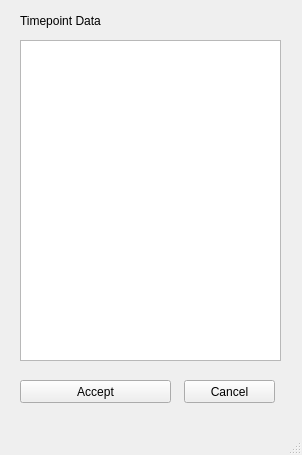
<?xml version="1.0" encoding="UTF-8"?>
<ui version="4.0">
 <class>MainWindow</class>
 <widget class="QMainWindow" name="MainWindow">
  <property name="geometry">
   <rect>
    <x>0</x>
    <y>0</y>
    <width>302</width>
    <height>455</height>
   </rect>
  </property>
  <property name="windowTitle">
   <string>MainWindow</string>
  </property>
  <widget class="QWidget" name="centralwidget">
   <widget class="QTableView" name="tableView">
    <property name="geometry">
     <rect>
      <x>20</x>
      <y>40</y>
      <width>261</width>
      <height>321</height>
     </rect>
    </property>
   </widget>
   <widget class="QPushButton" name="pushButton">
    <property name="geometry">
     <rect>
      <x>20</x>
      <y>380</y>
      <width>151</width>
      <height>23</height>
     </rect>
    </property>
    <property name="text">
     <string>Accept</string>
    </property>
   </widget>
   <widget class="QPushButton" name="pushButton_2">
    <property name="geometry">
     <rect>
      <x>184</x>
      <y>380</y>
      <width>91</width>
      <height>23</height>
     </rect>
    </property>
    <property name="text">
     <string>Cancel</string>
    </property>
   </widget>
   <widget class="QLabel" name="label">
    <property name="geometry">
     <rect>
      <x>20</x>
      <y>10</y>
      <width>261</width>
      <height>21</height>
     </rect>
    </property>
    <property name="text">
     <string>Timepoint Data</string>
    </property>
   </widget>
  </widget>
  <widget class="QMenuBar" name="menubar">
   <property name="geometry">
    <rect>
     <x>0</x>
     <y>0</y>
     <width>302</width>
     <height>21</height>
    </rect>
   </property>
  </widget>
  <widget class="QStatusBar" name="statusbar"/>
 </widget>
 <resources/>
 <connections/>
</ui>
